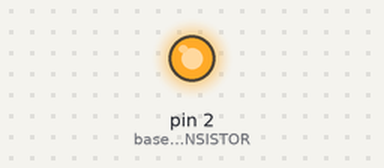
Bench run of a sketch on a simulated Arduino Uno, built with avr-gcc and run on an emulated ATmega328P. On the bench: output pins drawn as LEDs (lit = HIGH).

Above: at 0.5 s.
At 5.0 s:
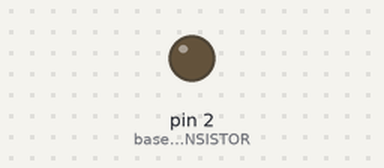
Timing chart, 0 to 6.9 s (numbered marks = the images above):
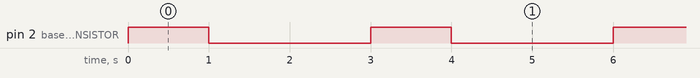

Measured:
- by itself, pin 2 (baseTRANSISTOR): alternates HIGH for 1.0 s and LOW for 2.0 s

The sketch:

Etape1.ino
```cpp
// Étape 1

int baseTRANSISTOR = 2;

void setup()
{
  pinMode(baseTRANSISTOR, OUTPUT);
}

void loop()
{
  // On envoie du courant pour que la DEL sur le contact NO allume
  // et que la DEL sur le contact NC éteint
  digitalWrite(baseTRANSISTOR, HIGH);

  delay(1000);   // un petit délai

  // On envoie du courant pour que la DEL sur le contact NC allume
  // et que la DEL sur le contact NO éteint
  digitalWrite(baseTRANSISTOR, LOW);

  delay(2000);  // un petit délai
}
```
